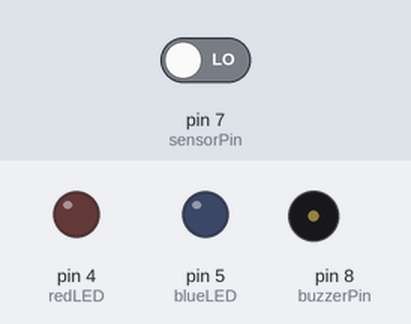
Bench run of a sketch on a simulated Arduino Uno, built with avr-gcc and run on an emulated ATmega328P. Shown: output pins drawn as LEDs (lit = HIGH), buzzer (waves = sounding). Inputs (shaded band) come from the test bench; at power-on: pin 7 (sensorPin) LOW.

Above: at 1.2 s.
1.3 s: pin 7 (sensorPin) driven HIGH
At 1.67 s:
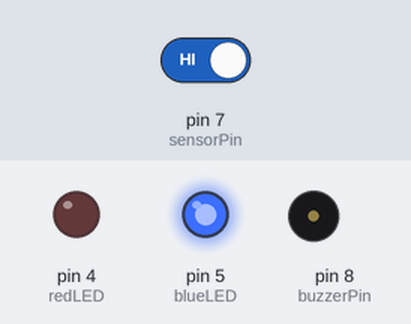
At 5.0 s:
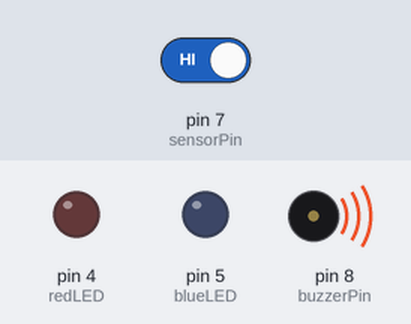
6.0 s: pin 7 (sensorPin) driven LOW
At 7.63 s:
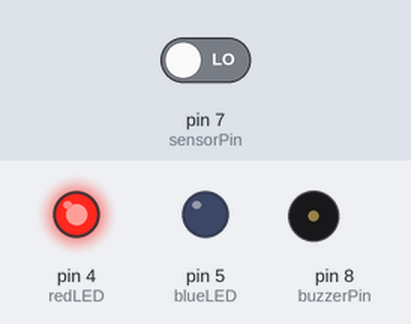
Timing chart, 0 to 9.4 s (numbered marks = the images above; inputs shaded):
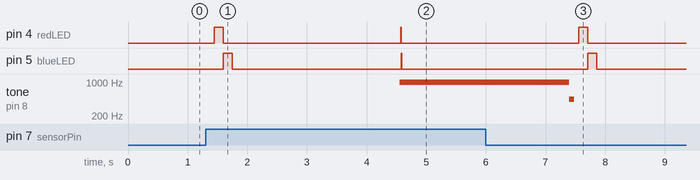

The sketch:

kosi_betty_ALT.ino
```cpp
int buzzerPin = 8;
int sensorPin = 7;
int val = 0;
int redLED =4;
//int greenLED = 5;
int blueLED = 5;

void setup()
{
//  pinMode(ledPin, OUTPUT);
  pinMode(sensorPin, INPUT);
  pinMode(redLED, OUTPUT);
//  pinMode(greenLED, OUTPUT);
  pinMode(blueLED, OUTPUT);

 }

 void loop()
 {
  val = digitalRead(sensorPin);
  if (val == HIGH)
    {
      //Triger Event
      for (int led = 3; led < 6; led++){
      digitalWrite(led, HIGH);
      delay(150);
      digitalWrite(led, LOW);
            }
      raiseAlarm();

      for (int led = 3; led < 6; led++){
      digitalWrite(led, HIGH);
      delay(150);
      digitalWrite(led, LOW);
      }
    }

     else {
    //Trigger Event
//    digitalWrite(ledPin, LOW);
    noTone(buzzerPin);

    }
 }


void raiseAlarm() {                             //This function produces the 4th siren(POLICE) sound with led transition.
//  for (int led = 3; led <=6; led++){
//      digitalWrite(led, HIGH);
//      delay(100);
//      digitalWrite(led, LOW);
//  }


  for(int hz = 440; hz < 1000; hz++){
    tone(buzzerPin, hz, 80);
    delay(5);
  }


      for (int led = 3; led < 6; led++){
      digitalWrite(led, HIGH);
      delay(10);
      digitalWrite(led, LOW);
      }


  for(int hz = 1000; hz > 440; hz--){
    tone(buzzerPin, hz, 80);
    delay(5);
    }

//      for (int led = 3; led <=6; led++){
//      digitalWrite(led, HIGH);
//      delay(100);
//      digitalWrite(led, LOW);
//  }


  }

  void RGB()
  {

      for (int led = 3; led < 6; led++){
      digitalWrite(led, HIGH);
      delay(150);
      digitalWrite(led, LOW);
      raiseAlarm();
  }
  }
```

Measured:
- after the input at 1.3 s, pin 4 (redLED): LOW → HIGH after 0.15 s, → LOW 0.15 s later, → HIGH 3.0 s later, → LOW 0.01 s later; pin 5 (blueLED): LOW → HIGH after 0.30 s, → LOW 0.15 s later, → HIGH 2.8 s later, → LOW 0.01 s later; tone on pin 8 (buzzerPin): silent → 999 Hz after 3.3 s
- after the input at 6.0 s, pin 4 (redLED): goes on until 7.7 s, then stays LOW; pin 5 (blueLED): goes on until 7.9 s, then stays LOW; tone on pin 8 (buzzerPin): goes on until 7.5 s, then stays silent
